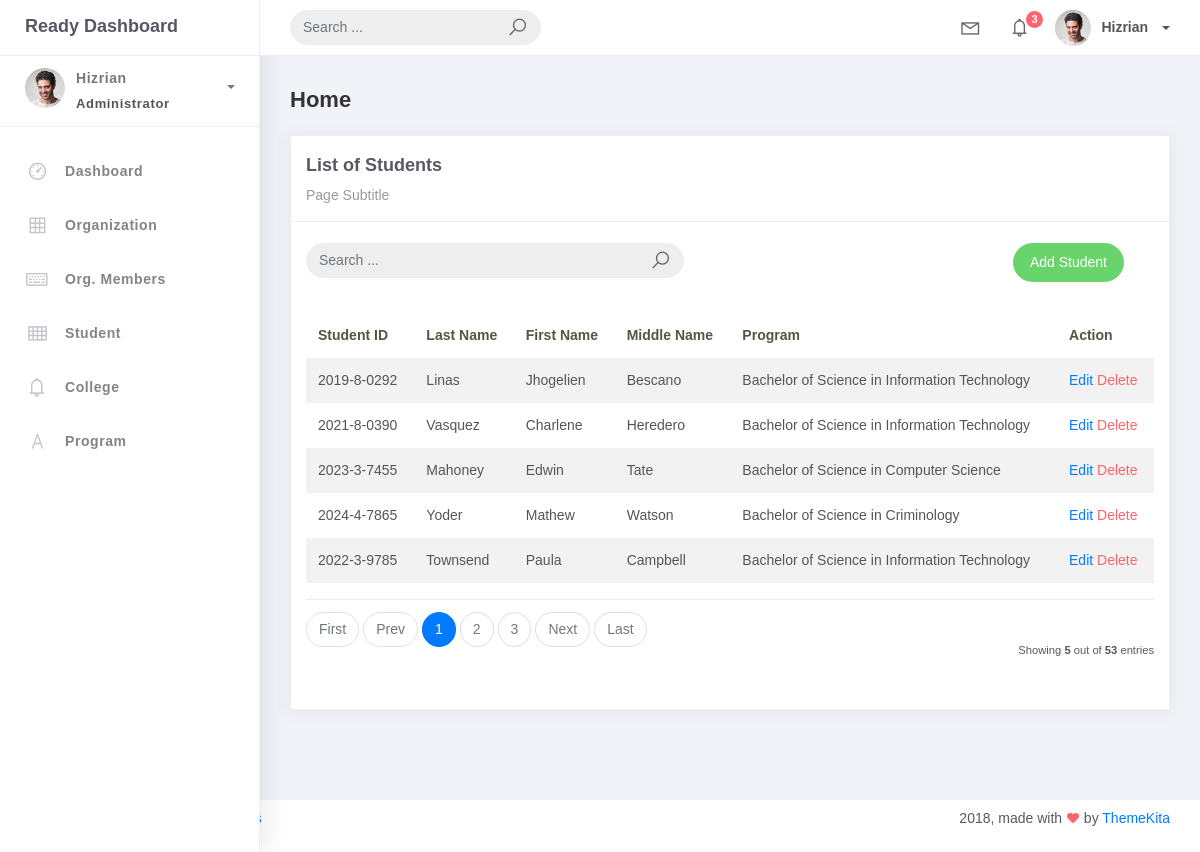
The page /student_list/ on the database its author committed.
### studentorg/models.py (models this page shows, shortened)
class BaseModel(models.Model):
    created_at = models.DateTimeField(auto_now_add=True, db_index=True)
    updated_at = models.DateTimeField(auto_now=True)
    class Meta:
        abstract = True

class Student(BaseModel):
    student_id = models.CharField(max_length=15)
    lastname = models.CharField(max_length=25)
    firstname = models.CharField(max_length=25)
    middlename = models.CharField(max_length=25, blank=True, null=True)
    program = models.ForeignKey(Program, on_delete=models.CASCADE)

class Program(BaseModel):
    prog_name = models.CharField(max_length=150)
    college = models.ForeignKey(College, on_delete=models.CASCADE)
    def __str__(self):
        return self.prog_name

### studentorg/views.py (the view, shortened to what this page needs)
# urls.py: path('student_list/', StudentList.as_view(), name='student_list'),
class StudentList(ListView):
    model = Student
    context_object_name = 'students'
    template_name = 'student_list.html'
    paginate_by = 5
    def get_queryset(self, *args, **kwargs):
        qs = super(StudentList, self).get_queryset(*args, **kwargs)
        query = self.request.GET.get('q')
        return qs

### templates/Student_list.html
{% extends 'base.html' %} {% load static %} {% block content %}
<div class="content">
    <div class="container-fluid">
        <h4 class="page-title">Home</h4>
        <div class="row">
            <div class="col-md-12">
                <div class="card">
                    <div class="card-header">
                    <div class="card-title">List of Students</div>
                    <div class="card-category">Page Subtitle</div>
                </div>
                <br />
                <div class="col-md-12 row">
                    <div class="col-md-6">
                        <form class="navbar-left navbar-form nav-search mr-md-3" action="{% url 'student_list' %}">
                            <div class="input-group">
                                <input type="text" placeholder="Search ..." class="form-control"  name="q" />
                                <div class="input-group-append">
                                    <span class="input-group-text">
                                        <i class="la la-search search-icon"></i>
                                    </span>
                                </div>
                            </div>
                        </form>
                    </div>
                    <div class="col-md-6">
                        <div class="pull-right">
                            <a href="{% url 'student-add' %}" class="btn btn-success btn-rounded">Add Student</a>
                        </div>
                    </div>
                </div>
                <div class="card-body">
                    <table class="table table-striped mt-3">
                        <thead>
                            <tr>
                                <th scope="col">Student ID</th>
                                <th scope="col">Last Name</th>
                                <th scope="col">First Name</th>
                                <th scope="col">Middle Name</th>
                                <th scope="col">Program</th>
                                <th scope="col">Action</th>
                            </tr>
                        </thead>
                        <tbody>
                            {% for student in object_list %}
                            <tr>
                                <td>{{ student.student_id }}</td>
                                <td>{{ student.lastname }}</td>
                                <td>{{ student.firstname }}</td>
                                <td>{{ student.middlename|default:"" }}</td>
                                <td>{{ student.program}}</td>
                                <td>
                                    <a href="{% url 'student-update' student.id %}">Edit</a>
                                    <a href="{% url 'student-delete' student.id %}" class="text-danger">Delete</a>
                                </td>
                            </tr>
                            {% empty %}
                            <tr>
                                <td colspan="6" style="text-align: center;">
                                    <p class="text-sm font-weight-bold mb-0">No Records Found</p>
                                </td>
                            </tr>
                            {% endfor %}
                        </tbody>
                    </table>
                    {% include 'includes/pagination.html' %}
                </div>
            </div>
        </div>
    </div>
</div>
{% endblock %}

### rows shown on the page
Student: student_id "2019-8-0292", lastname "Linas", firstname "Jhogelien", middlename "Bescano", program "Bachelor of Science in Information Technology"
Student: student_id "2021-8-0390", lastname "Vasquez", firstname "Charlene", middlename "Heredero", program "Bachelor of Science in Information Technology"
Student: student_id "2023-3-7455", lastname "Mahoney", firstname "Edwin", middlename "Tate", program "Bachelor of Science in Computer Science"
Student: student_id "2024-4-7865", lastname "Yoder", firstname "Mathew", middlename "Watson", program "Bachelor of Science in Criminology"
Student: student_id "2022-3-9785", lastname "Townsend", firstname "Paula", middlename "Campbell", program "Bachelor of Science in Information Technology"

### other values the page prints
{{ page_num }} "1"
{{ page_num }} "2" "3"
{{ object_list.count }} "5"
{{ paginator.count }} "53"
